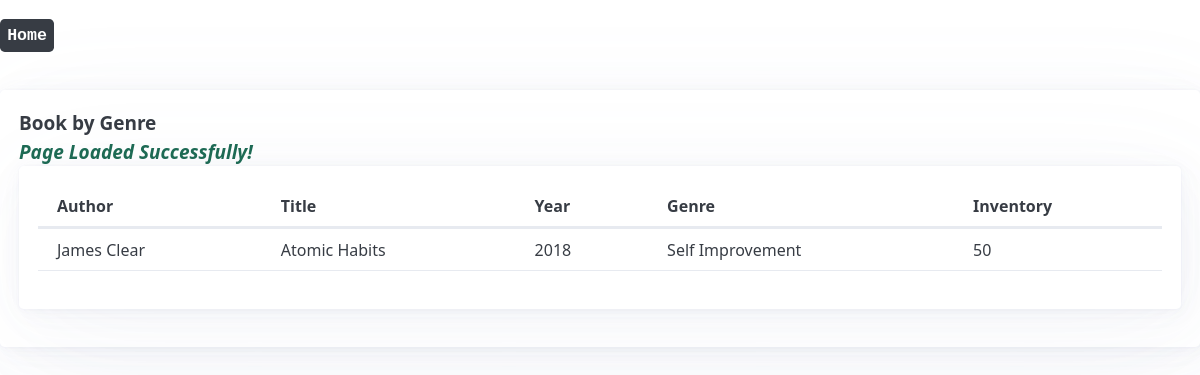
/books/genre/Self Improvement/, run on the app's committed database.
### LibraryApp/models.py (models this page shows)
class Book(models.Model):
    id = models.AutoField(primary_key=True)
    number_in_inventory = models.IntegerField()
    year = models.SmallIntegerField()
    author = models.TextField()
    title = models.TextField()
    genre = models.TextField()

### LibraryApp/views.py (the view)
# urls.py: path('books/genre/<str:genre>/', view_genre, name='genre_page'),
def view_genre(request, genre):
    genre_page = Book.objects.filter(genre=genre)
    return render(request, 'genre.html', {'genres':genre_page})

### LibraryApp/templates/genre.html (shortened to what this page needs)
<html>
    <head>
		<link rel="stylesheet" href="https://unpkg.com/@picocss/pico@latest/css/pico.min.css">
		<section>
			<nav aria-label="breadcrumb">
				<ul>
				  <li><a href="/"><kbd>Home</kbd></a></li>
				</ul>
			  </nav>
		</section>
		<article><strong>Book by Genre<strong><br><em><ins>Page Loaded Successfully!<ins></ins></em><article>
	</head>
	<body >
		<table>
			<thead>
			  <tr>
				<th scope="col"><strong>Author</strong></th>
				<th scope="col"><strong>Title</strong></th>
				<th scope="col"><strong>Year</strong></th>
				<th scope="col"><strong>Genre</strong></th>
			    <th scope="col"><strong>Inventory</strong></th>
			  </tr>
			</thead>
			<tbody>
			{% for book in genres %}
			  <tr>
				<td>{{book.author}}</td>
				<td>{{book.title}}</td>
				<td>{{book.year}}</td>
				<td>{{book.genre}}</td>
				<td>{{book.number_in_inventory}}</td>
			  </tr>
			{% endfor %}
			</tbody>
		  </table>
	</body>
</html>

### data on the page
Book: author "James Clear", title "Atomic Habits", year "2018", genre "Self Improvement", number_in_inventory "50"
